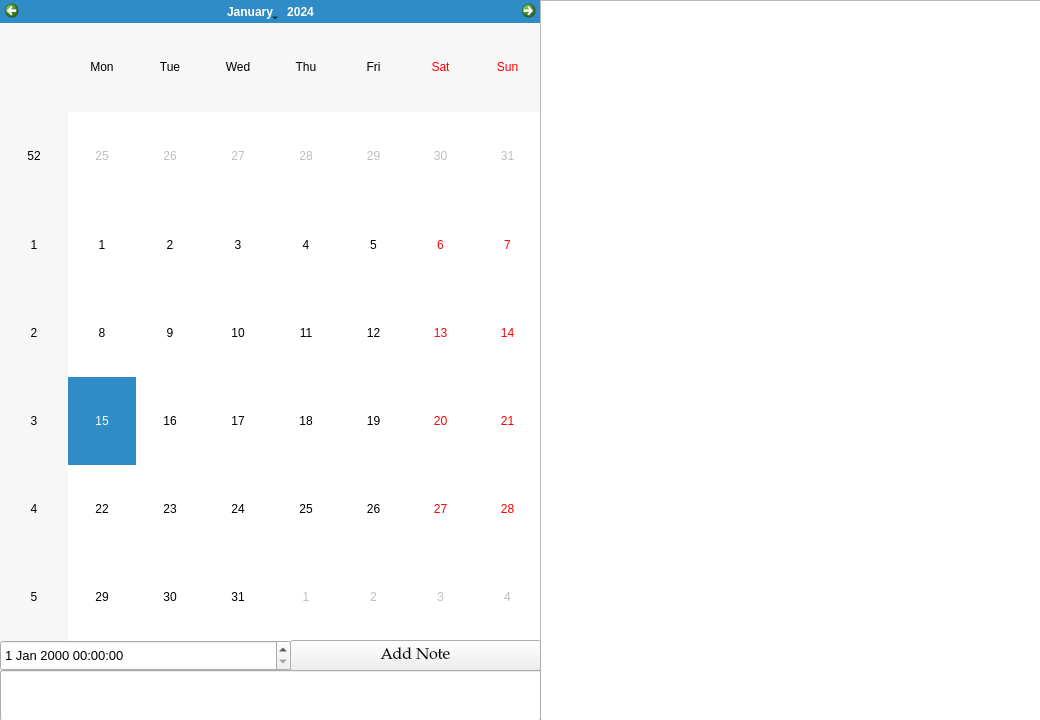
<?xml version="1.0" encoding="UTF-8"?>
<ui version="4.0">
 <class>MainWindow</class>
 <widget class="QMainWindow" name="MainWindow">
  <property name="geometry">
   <rect>
    <x>0</x>
    <y>0</y>
    <width>1040</width>
    <height>720</height>
   </rect>
  </property>
  <property name="windowTitle">
   <string>MainWindow</string>
  </property>
  <widget class="QWidget" name="centralwidget">
   <widget class="QCalendarWidget" name="calendarWidget">
    <property name="geometry">
     <rect>
      <x>0</x>
      <y>0</y>
      <width>541</width>
      <height>641</height>
     </rect>
    </property>
   </widget>
   <widget class="QListView" name="listView">
    <property name="geometry">
     <rect>
      <x>540</x>
      <y>0</y>
      <width>501</width>
      <height>721</height>
     </rect>
    </property>
   </widget>
   <widget class="QDateTimeEdit" name="dateTimeEdit">
    <property name="geometry">
     <rect>
      <x>0</x>
      <y>640</y>
      <width>291</width>
      <height>31</height>
     </rect>
    </property>
    <property name="font">
     <font>
      <pointsize>10</pointsize>
     </font>
    </property>
   </widget>
   <widget class="QLineEdit" name="lineEdit">
    <property name="geometry">
     <rect>
      <x>0</x>
      <y>670</y>
      <width>541</width>
      <height>51</height>
     </rect>
    </property>
   </widget>
   <widget class="QPushButton" name="pushButton">
    <property name="geometry">
     <rect>
      <x>290</x>
      <y>640</y>
      <width>251</width>
      <height>31</height>
     </rect>
    </property>
    <property name="font">
     <font>
      <family>Palatino Linotype</family>
      <pointsize>12</pointsize>
     </font>
    </property>
    <property name="text">
     <string>Add Note</string>
    </property>
   </widget>
  </widget>
 </widget>
 <resources/>
 <connections/>
</ui>
